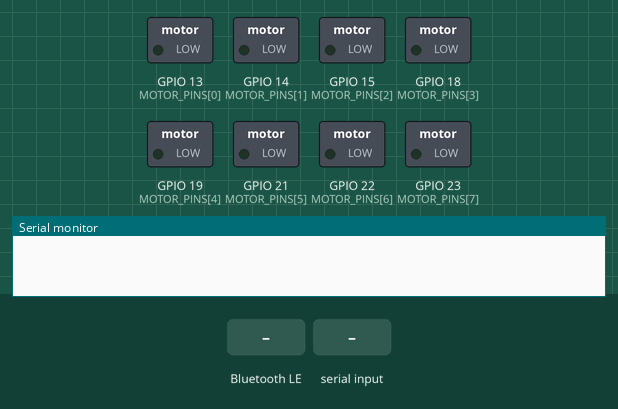
This program was run on a simulated ESP32. On the bench: switched loads named in the program (green lamp = pin HIGH), the last lines printed to the serial monitor. Dashed ring = blinking. Inputs (shaded band) come from the test bench. Nothing arrives over Bluetooth unless stated; a phone connects over Bluetooth LE 3 s after start.

Above: at 0.0 s.
At 1.4 s:
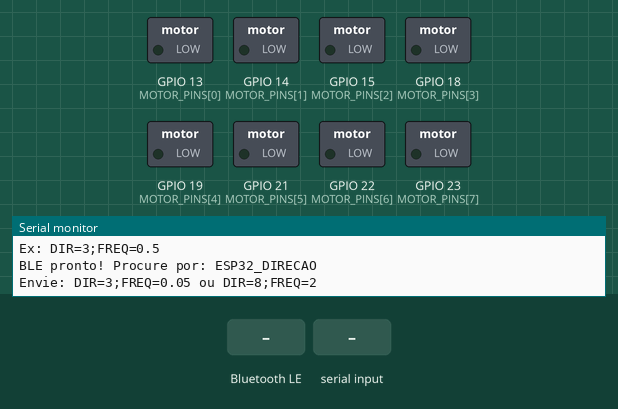
1.5 s: Bluetooth LE write "DIR=" received
4.5 s: "DIR=\n" received over Serial
7.5 s: Bluetooth LE write "FREQ=" received
10.5 s: Bluetooth LE write "8" received
Timing chart, 0 to 14.5 s (numbered marks = the images above; inputs shaded):
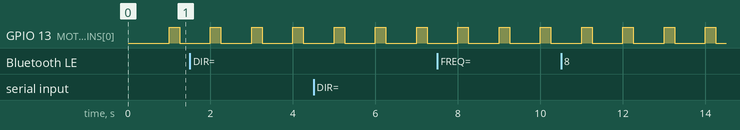

The program:

main.cpp
```cpp
#include <Arduino.h>

// ===== BLE (Bluetooth Low Energy) =====
#include <BLEDevice.h>
#include <BLEServer.h>
#include <BLEUtils.h>

#define SERVICE_UUID        "12345678-1234-1234-1234-1234567890ab"
#define CHARACTERISTIC_UUID "abcdefab-1234-1234-1234-abcdefabcdef"

BLECharacteristic *pCharacteristic = nullptr;
bool deviceConnected = false;

// Mapeamento DIR(0..7) -> GPIO
// DIR=8 será usado como modo de chegada: todos os atuadores vibram
static const int MOTOR_PINS[8] = {13, 14, 15, 18, 19, 21, 22, 23};

int currentDir = 0;        // 0..7 = direção específica | 8 = todos
float currentFreq = 1.0f;  // Hz

// Duração fixa de cada pulso do motor
const unsigned long PULSE_ON_MS = 250;

// Controle interno dos pulsos
bool pulseActive = false;
unsigned long lastPulseStartMs = 0;

void setAllMotorsLow() {
  for (int i = 0; i < 8; i++) {
    digitalWrite(MOTOR_PINS[i], LOW);
  }
}

void setAllMotors(bool state) {
  for (int i = 0; i < 8; i++) {
    digitalWrite(MOTOR_PINS[i], state ? HIGH : LOW);
  }
}

void activateCurrentDirection() {
  if (currentDir == 8) {
    setAllMotors(true);
  } else {
    setAllMotorsLow();
    digitalWrite(MOTOR_PINS[currentDir], HIGH);
  }
}

void deactivateMotors() {
  setAllMotorsLow();
}

void applyCommand(int dir, float freq) {
  if (dir < 0) dir = 0;
  if (dir > 8) dir = 8;

  // Faixa ajustada para o motor vibratório 1027
  if (freq < 0.05f) freq = 0.05f;
  if (freq > 2.0f) freq = 2.0f;

  currentDir = dir;
  currentFreq = freq;

  // Reinicia o ciclo de pulso
  pulseActive = false;
  lastPulseStartMs = millis();
  deactivateMotors();

  Serial.print("OK -> DIR=");
  Serial.print(currentDir);
  Serial.print("  FREQ=");
  Serial.print(currentFreq);
  Serial.print(" Hz");
  Serial.print("  PULSE=");
  Serial.print(PULSE_ON_MS);
  Serial.println(" ms");
}

bool tryParseCommand(String line, int &dirOut, float &freqOut) {
  line.trim();

  int dPos = line.indexOf("DIR=");
  int fPos = line.indexOf("FREQ=");
  int semi = line.indexOf(';');

  if (dPos < 0 || fPos < 0 || semi < 0) return false;

  String dirStr = line.substring(dPos + 4, semi);
  String freqStr = line.substring(fPos + 5);

  dirStr.trim();
  freqStr.trim();

  dirOut = dirStr.toInt();
  freqOut = freqStr.toFloat();

  return true;
}

class MyServerCallbacks : public BLEServerCallbacks {
  void onConnect(BLEServer* pServer) override {
    deviceConnected = true;
    Serial.println("BLE: conectado!");
  }

  void onDisconnect(BLEServer* pServer) override {
    deviceConnected = false;
    Serial.println("BLE: desconectado! (reiniciando advertising)");
    BLEDevice::startAdvertising();
  }
};

class MyCharCallbacks : public BLECharacteristicCallbacks {
  void onWrite(BLECharacteristic *pChar) override {
    std::string rx = pChar->getValue();
    if (rx.empty()) return;

    String line = String(rx.c_str());
    Serial.print("BLE RX: ");
    Serial.println(line);

    int dir;
    float freq;
    if (tryParseCommand(line, dir, freq)) {
      applyCommand(dir, freq);
    } else {
      Serial.println("ERRO BLE: Use DIR=3;FREQ=0.5");
    }
  }
};

void setupBle() {
  BLEDevice::init("ESP32_DIRECAO");

  BLEServer *pServer = BLEDevice::createServer();
  pServer->setCallbacks(new MyServerCallbacks());

  BLEService *pService = pServer->createService(SERVICE_UUID);

  pCharacteristic = pService->createCharacteristic(
    CHARACTERISTIC_UUID,
    BLECharacteristic::PROPERTY_WRITE
  );

  pCharacteristic->setCallbacks(new MyCharCallbacks());

  pService->start();

  BLEAdvertising *pAdvertising = BLEDevice::getAdvertising();
  pAdvertising->addServiceUUID(SERVICE_UUID);
  pAdvertising->setScanResponse(true);
  pAdvertising->start();

  Serial.println("BLE pronto! Procure por: ESP32_DIRECAO");
  Serial.println("Envie: DIR=3;FREQ=0.05 ou DIR=8;FREQ=2");
}

void setup() {
  Serial.begin(115200);
  delay(200);

  for (int i = 0; i < 8; i++) {
    pinMode(MOTOR_PINS[i], OUTPUT);
    digitalWrite(MOTOR_PINS[i], LOW);
  }

  Serial.println("Sistema iniciado!");
  Serial.println("Serial: DIR=0..8;FREQ=0.05..2.0");
  Serial.println("Cada pulso fica ativo por 250 ms");
  Serial.println("DIR=8 aciona todos os atuadores");
  Serial.println("Ex: DIR=3;FREQ=0.5");

  setupBle();
}

void loop() {
  if (Serial.available()) {
    String line = Serial.readStringUntil('\n');

    int dir;
    float freq;
    if (tryParseCommand(line, dir, freq)) {
      applyCommand(dir, freq);
    } else {
      Serial.println("ERRO: Use DIR=3;FREQ=0.5");
    }
  }

  unsigned long now = millis();
  unsigned long periodMs = (unsigned long)(1000.0f / currentFreq);

  if (!pulseActive && now - lastPulseStartMs >= periodMs) {
    pulseActive = true;
    lastPulseStartMs = now;
    activateCurrentDirection();
  }

  if (pulseActive && now - lastPulseStartMs >= PULSE_ON_MS) {
    pulseActive = false;
    deactivateMotors();
  }
}
```

Measured:
- by itself, GPIO 13 (MOTOR_PINS[0]): alternates HIGH for 0.25 s and LOW for 0.75 s
